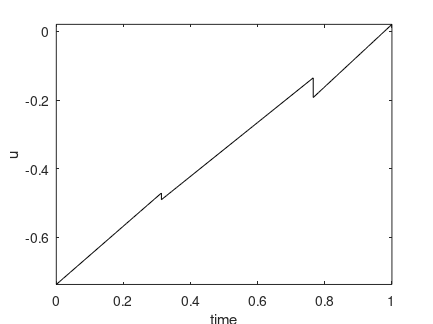

Source code (MATLAB): (Note: this script raises an error after producing the figure.)
load optimprofiles tplot uplot xplot

% ploting
%..........................................................................
plot(tplot,uplot,'k')
title('')
xlabel('time')
ylabel('u')
axis tight
set(1,'PaperUnits','centimeters')
set(1,'PaperPosition',[3 10 11 8.25])

print -depsc u_323n.eps
pause

plot(tplot,xplot(:,1),'b:',tplot,xplot(:,2),'k-')
title('')
xlabel('time')
ylabel('x_1, x_2')
legend('x_1','x_2',4)
axis tight
set(1,'PaperUnits','centimeters')
set(1,'PaperPosition',[3 10 11 8.25])

print -depsc x12_323n.eps
pause
close
%..........................................................................